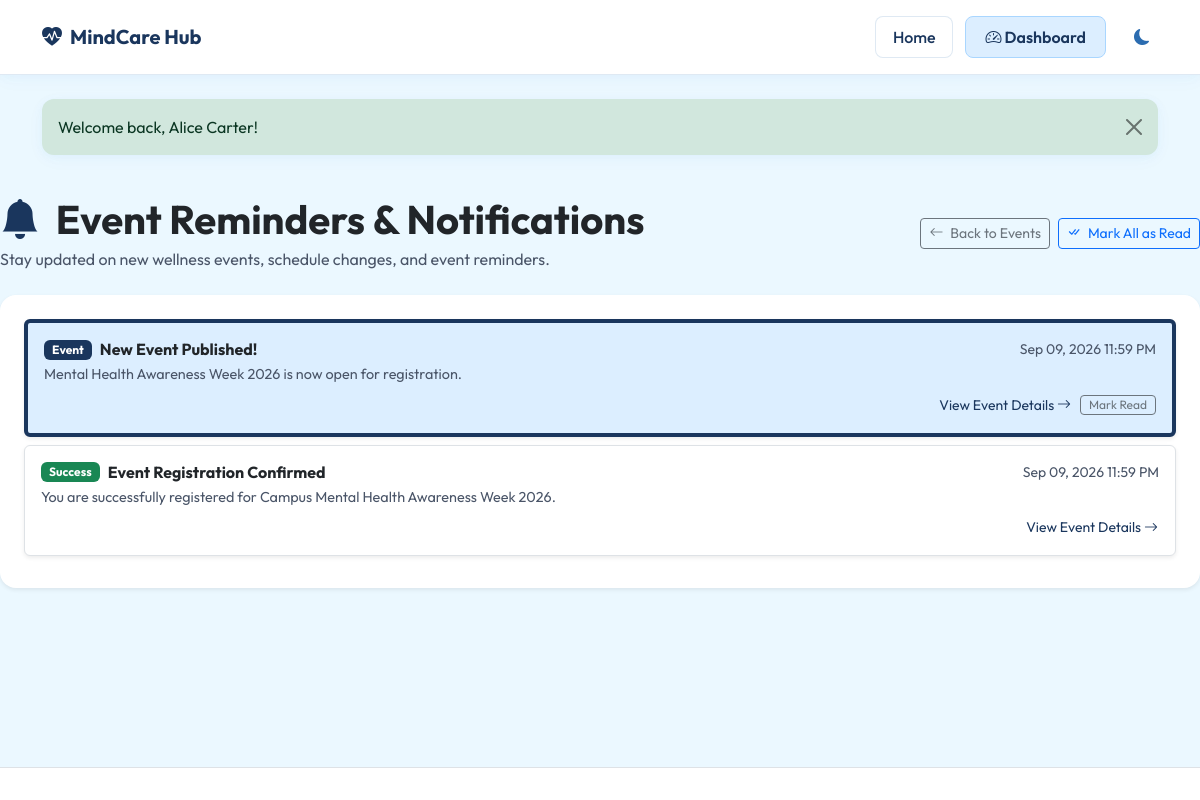
Screenshot of /notifications.php (signed in) with the database file from the repository.
### tables this page shows
CREATE TABLE IF NOT EXISTS notifications (
    id INT AUTO_INCREMENT PRIMARY KEY,
    user_id INT NOT NULL,
    title VARCHAR(255) NOT NULL,
    message TEXT NOT NULL,
    type VARCHAR(50) DEFAULT 'info',
    is_read TINYINT(1) DEFAULT 0,
    link_url VARCHAR(255) DEFAULT NULL,
    created_at TIMESTAMP DEFAULT CURRENT_TIMESTAMP,
    FOREIGN KEY (user_id) REFERENCES users(id) ON DELETE CASCADE
);

### events_db.php (called while the page is built, shortened)
<?php
require_once __DIR__ . '/../config/db.php';
function init_event_tables($pdo) {
    try {
        $pdo->exec("
            CREATE TABLE IF NOT EXISTS events (
                id INT AUTO_INCREMENT PRIMARY KEY,
                title VARCHAR(255) NOT NULL,
                category VARCHAR(100) NOT NULL,
                description TEXT NOT NULL,
                banner_image VARCHAR(255) DEFAULT 'default_event.jpg',
                event_date DATE NOT NULL,
                start_time TIME NOT NULL,
                end_time TIME NOT NULL,
                venue VARCHAR(255) NOT NULL,
                speaker VARCHAR(150) NOT NULL,
                max_participants INT NOT NULL DEFAULT 50,
                registration_deadline DATETIME NOT NULL,
                status ENUM('Upcoming', 'Ongoing', 'Completed', 'Cancelled') NOT NULL DEFAULT 'Upcoming',
                visibility ENUM('Public', 'Only Selected Students') NOT NULL DEFAULT 'Public',
                created_by INT DEFAULT NULL,
                created_at TIMESTAMP DEFAULT CURRENT_TIMESTAMP,
                FOREIGN KEY (created_by) REFERENCES users(id) ON DELETE SET NULL
            ) ENGINE=InnoDB DEFAULT CHARSET=utf8mb4;
        ");
        $pdo->exec("
            CREATE TABLE IF NOT EXISTS event_target_students (
                id INT AUTO_INCREMENT PRIMARY KEY,
                event_id INT NOT NULL,
                student_id INT NOT NULL,
                FOREIGN KEY (event_id) REFERENCES events(id) ON DELETE CASCADE,
                FOREIGN KEY (student_id) REFERENCES students(id) ON DELETE CASCADE,
                UNIQUE KEY unique_event_target (event_id, student_id)
            ) ENGINE=InnoDB DEFAULT CHARSET=utf8mb4;
        ");
        $pdo->exec("
            CREATE TABLE IF NOT EXISTS event_registrations (
                id INT AUTO_INCREMENT PRIMARY KEY,
                event_id INT NOT NULL,
                student_id INT NOT NULL,
                registration_date TIMESTAMP DEFAULT CURRENT_TIMESTAMP,
                attendance_status ENUM('Pending', 'Present', 'Absent') NOT NULL DEFAULT 'Pending',
                registration_status ENUM('Registered', 'Cancelled') NOT NULL DEFAULT 'Registered',
                FOREIGN KEY (event_id) REFERENCES events(id) ON DELETE CASCADE,
                FOREIGN KEY (student_id) REFERENCES students(id) ON DELETE CASCADE,
                UNIQUE KEY unique_event_student_reg (event_id, student_id)
            ) ENGINE=InnoDB DEFAULT CHARSET=utf8mb4;
        ");
        $pdo->exec("
            CREATE TABLE IF NOT EXISTS notifications (
                id INT AUTO_INCREMENT PRIMARY KEY,
                user_id INT NOT NULL,
                title VARCHAR(255) NOT NULL,
                message TEXT NOT NULL,
                type VARCHAR(50) DEFAULT 'info',
                is_read TINYINT(1) DEFAULT 0,
                link_url VARCHAR(255) DEFAULT NULL,
                created_at TIMESTAMP DEFAULT CURRENT_TIMESTAMP,
                FOREIGN KEY (user_id) REFERENCES users(id) ON DELETE CASCADE
            ) ENGINE=InnoDB DEFAULT CHARSET=utf8mb4;
        ");
        $count = $pdo->query("SELECT COUNT(*) FROM events")->fetchColumn();
    } catch (\Exception $e) {
        error_log("init_event_tables error: " . $e->getMessage());
    }
}
init_event_tables($pdo);
?>

### notifications_helper.php (called while the page is built, shortened)
<?php
require_once __DIR__ . '/../config/db.php';
require_once __DIR__ . '/events_db.php';
function get_user_notifications($pdo, $user_id, $limit = 10) {
    try {
        $stmt = $pdo->prepare("
            SELECT * FROM notifications
            WHERE user_id = ?
            ORDER BY created_at DESC
            LIMIT " . intval($limit)
        );
        $stmt->execute([$user_id]);
        return $stmt->fetchAll();
    } catch (\Exception $e) {
        return [];
    }
}
?>

### notifications.php (the view, shortened to what this page needs)
<?php
require_once '../includes/auth.php';
require_once '../config/db.php';
require_once '../includes/events_db.php';
require_once '../includes/notifications_helper.php';
$user_id = $_SESSION['user_id'];
$notifications_list = get_user_notifications($pdo, $user_id, 50);
require_once '../includes/header.php';
?>
<div class="d-flex align-items-center justify-content-between mb-4 flex-wrap gap-2 fade-in-up">
    <div>
        <h1 class="fw-bold text-dark mb-1"><i class="bi bi-bell-fill text-primary me-2"></i> Event Reminders & Notifications</h1>
        <p class="text-muted mb-0">Stay updated on new wellness events, schedule changes, and event reminders.</p>
    </div>
    <div class="d-flex gap-2">
        <a href="events.php" class="btn btn-outline-secondary btn-sm"><i class="bi bi-arrow-left me-1"></i> Back to Events</a>
        <?php if (!empty($notifications_list)): ?>
            <form action="notifications.php" method="POST">
                <button type="submit" name="mark_all_read" class="btn btn-sm btn-outline-primary">
                    <i class="bi bi-check-all me-1"></i> Mark All as Read
                </button>
            </form>
        <?php endif; ?>
    </div>
</div>
<div class="card card-glass border-0 shadow-sm p-4 fade-in-up">
    <?php if (empty($notifications_list)): ?>
        <div class="text-center py-5">
            <i class="bi bi-bell-slash display-3 text-muted mb-3 d-block"></i>
            <h5 class="fw-bold text-dark">No Notifications</h5>
            <p class="text-muted">You have no event notifications or reminders at this time.</p>
        </div>
    <?php else: ?>
        <div class="list-group list-group-flush">
            <?php foreach ($notifications_list as $notif): ?>
                <?php
                $bg_class = $notif['is_read'] ? 'bg-white' : 'bg-light border-start border-4 border-primary';
                $badge_type = 'bg-info';
                if ($notif['type'] === 'success') $badge_type = 'bg-success';
                if ($notif['type'] === 'event') $badge_type = 'bg-primary';
                ?>
                <div class="list-group-item p-3 mb-2 rounded border shadow-sm <?php echo $bg_class; ?>">
                    <div class="d-flex align-items-center justify-content-between mb-1">
                        <div class="d-flex align-items-center gap-2">
                            <span class="badge <?php echo $badge_type; ?> px-2 py-1 text-capitalize"><?php echo h($notif['type']); ?></span>
                            <h6 class="fw-bold text-dark mb-0"><?php echo h($notif['title']); ?></h6>
                        </div>
                        <span class="text-muted small"><?php echo date('M d, Y h:i A', strtotime($notif['created_at'])); ?></span>
                    </div>
                    <p class="text-muted mb-2 small" style="font-size: 0.9rem;"><?php echo h($notif['message']); ?></p>
                    <div class="d-flex justify-content-end gap-2 align-items-center">
                        <?php if ($notif['link_url']): ?>
                            <a href="../<?php echo h($notif['link_url']); ?>" class="btn btn-sm btn-link text-primary p-0 text-decoration-none small">
                                View Event Details <i class="bi bi-arrow-right"></i>
                            </a>
                        <?php endif; ?>
                        <?php if (!$notif['is_read']): ?>
                            <a href="notifications.php?read_id=<?php echo $notif['id']; ?>" class="btn btn-sm btn-outline-secondary py-0 px-2" style="font-size: 0.75rem;">Mark Read</a>
                        <?php endif; ?>
                    </div>
                </div>
            <?php endforeach; ?>
        </div>
    <?php endif; ?>
</div>
<?php require_once '../includes/footer.php'; ?>

### style.css (style rules this page uses)
:root { --font-sans: 'Outfit', -apple-system, BlinkMacSystemFont, "Segoe UI", Roboto, "Helvetica Neue", Arial, sans-serif; --sidebar-width: 260px; --light: #EBF8FF; --bg-light: #DCEEFF; --white: #FFFFFF; --primary: #1A365D; --primary-hover: #2A4365; --primary-pastel: #DCEEFF; --secondary: #2B6CB0; --secondary-hover: #2C5282; --secondary-pastel: #EAF6FF; --accent: #90CDF4; --accent-hover: #63B3ED; --accent-pastel: #A9D6FF; --dark: #1A365D; --dark-text: #1A365D; --success: #38A169; --warning: #ECC94B; --danger: #E53E3E; --glass-bg: #FFFFFF; --glass-border: rgba(43, 108, 176, 0.15); --shadow-soft: 0 4px 20px rgba(43, 108, 176, 0.03), 0 2px 8px rgba(144, 205, 244, 0.08); --shadow-medium: 0 12px 30px rgba(144, 205, 244, 0.15); --bs-primary: #1A365D; --bs-primary-rgb: 26, 54, 93; --bs-secondary: #2B6CB0; --bs-secondary-rgb: 43, 108, 176; --bs-body-color: #1A365D; --bs-body-bg: #EBF8FF; --bs-secondary-color: #4A5568; }
.bg-light { background-color: var(--bg-light) !important; }
body { font-family: var(--font-sans); background-color: var(--light); color: var(--dark); margin: 0; padding: 0; min-height: 100vh; display: flex; flex-direction: column; overflow-x: hidden; }
h1, h2, h3, h4, h5, h6 { font-weight: 600; color: var(--dark); }
a { text-decoration: none; transition: all 0.2s ease-in-out; }
.card-glass { background: var(--glass-bg); backdrop-filter: blur(10px); -webkit-backdrop-filter: blur(10px); border: 1px solid var(--glass-border); border-radius: 16px; box-shadow: var(--shadow-soft); transition: transform 0.3s cubic-bezier(0.165, 0.84, 0.44, 1), box-shadow 0.3s cubic-bezier(0.165, 0.84, 0.44, 1), border-color 0.3s ease; }
.fade-in-up { animation: fadeInUp 0.5s cubic-bezier(0.165, 0.84, 0.44, 1) forwards; }
.card-glass { transition: all 0.3s cubic-bezier(0.165, 0.84, 0.44, 1) !important; }
.card-glass i { display: inline-block; transition: transform 0.3s ease; }

### rows the page displays
notifications: type "Event", title "New Event Published!", created_at "Sep 09, 2026 11:59 PM", message "Mental Health Awareness Week 2026 is now open for registration."
notifications: type "Success", title "Event Registration Confirmed", created_at "Sep 09, 2026 11:59 PM", message "You are successfully registered for Campus Mental Health Awareness Week 2026."

### other values shown
$msg "Welcome back, Alice Carter!"
